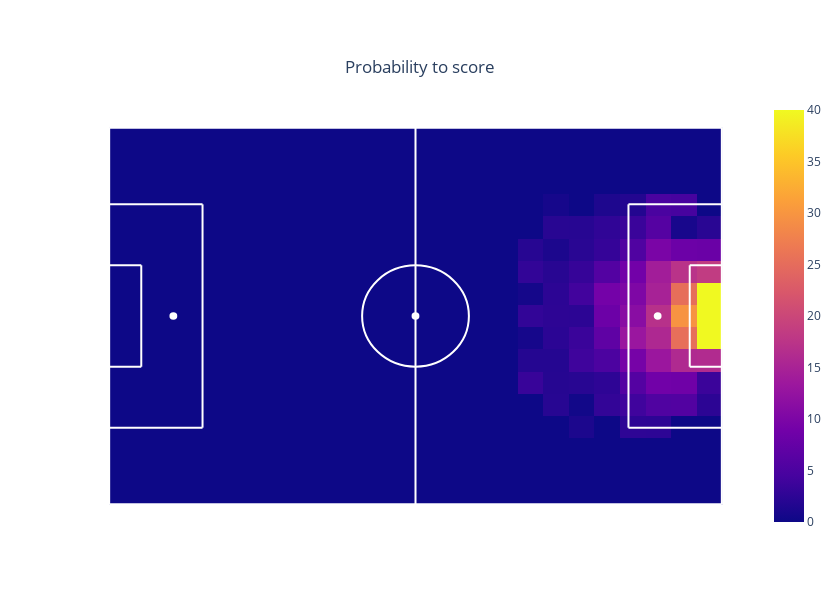

Notebook code for this chart:
### Markdown cell above
Ok, we relabeled 26 goals which is ~ every 160th goal. I guess that is something that you can indeed call an outlier (and don't forget, we only do it for the good of the model). Let's see how the probability to score looks now.

### Code cell
# compute the number of shots per grid
nb_shots, x, y, df_shots = py_help.prepare_heatmap(df_shots, "posBeforeXMeters", "posBeforeYMeters", 24, 17, return_df=True)
# get the share of shots
share_shots = nb_shots / nb_shots.sum() * 100

# get all the goals
df_goals = df_shots[df_shots["goal"] == 1].copy()

# compute the number of shots per grid
nb_goals, x, y = py_help.prepare_heatmap(df_goals, "posBeforeXMeters", "posBeforeYMeters", 24, 17)

# compute the share of goals per grid cell
goal_proba = np.divide(nb_goals, nb_shots, out=np.zeros_like(nb_goals), where=nb_shots!=0) * 100

# plot the heatmap
dict_info = {"Scoring probability (in %)": {"values": goal_proba, "display_type": ".1f"},
             "Share of shots (in %)": {"values": share_shots, "display_type": ".2f"},
             "Number of shots": {"values": nb_shots, "display_type": ".0f"},
             "Number of goals": {"values": nb_goals, "display_type": ".0f"}}
fig = py_help.create_heatmap(x, y, goal_proba, dict_info, 
                             title_name="Probability to score", 
                             colour_scale=(0,40))
fig.show()

### Figure 1 — Plotly figure (JSON) as saved in the notebook; plotly's stock layout.template omitted (floating-point values rounded to 4 significant figures; data arrays with more than 128 entries replaced by an {"elided": "..."} marker saying what was removed)
{"data": [{"hoverinfo": "text", "text": {"elided": "17x24 str values"}, "type": "heatmap", "x": [2.188, 6.562, 10.94, 15.31, 19.69, 24.06, 28.44, 32.81, 37.19, 41.56, 45.94, 50.31, 54.69, 59.06, 63.44, 67.81, 72.19, 76.56, 80.94, 85.31, 89.69, 94.06, 98.44, 102.8], "y": [66, 62, 58, 54, 50, 46, 42, 38, 34, 30, 26, 22, 18, 14, 10, 6, 2], "z": {"elided": "17x24 float values"}, "zmax": 40, "zmin": 0}], "layout": {"autosize": false, "height": 612, "plot_bgcolor": "white", "shapes": [{"line": {"color": "white", "width": 2}, "type": "line", "x0": 52.5, "x1": 52.5, "y0": 0, "y1": 68}, {"line": {"color": "white", "width": 2}, "type": "line", "x0": 0, "x1": 16, "y0": 54.16, "y1": 54.16}, {"line": {"color": "white", "width": 2}, "type": "line", "x0": 16, "x1": 16, "y0": 54.16, "y1": 13.84}, {"line": {"color": "white", "width": 2}, "type": "line", "x0": 16, "x1": 0, "y0": 13.84, "y1": 13.84}, {"line": {"color": "white", "width": 2}, "type": "line", "x0": 0, "x1": 5.5, "y0": 24.84, "y1": 24.84}, {"line": {"color": "white", "width": 2}, "type": "line", "x0": 5.5, "x1": 5.5, "y0": 24.84, "y1": 43.16}, {"line": {"color": "white", "width": 2}, "type": "line", "x0": 5.5, "x1": 0, "y0": 43.16, "y1": 43.16}, {"line": {"color": "white", "width": 2}, "type": "line", "x0": 105, "x1": 89, "y0": 54.16, "y1": 54.16}, {"line": {"color": "white", "width": 2}, "type": "line", "x0": 89, "x1": 89, "y0": 54.16, "y1": 13.84}, {"line": {"color": "white", "width": 2}, "type": "line", "x0": 89, "x1": 105, "y0": 13.84, "y1": 13.84}, {"line": {"color": "white", "width": 2}, "type": "line", "x0": 105, "x1": 99.5, "y0": 24.84, "y1": 24.84}, {"line": {"color": "white", "width": 2}, "type": "line", "x0": 99.5, "x1": 99.5, "y0": 24.84, "y1": 43.16}, {"line": {"color": "white", "width": 2}, "type": "line", "x0": 99.5, "x1": 105, "y0": 43.16, "y1": 43.16}, {"fillcolor": "white", "line": {"color": "white"}, "type": "circle", "x0": 10.5, "x1": 11.5, "xref": "x", "y0": 33.5, "y1": 34.5, "yref": "y"}, {"fillcolor": "white", "line": {"color": "white"}, "type": "circle", "x0": 93.5, "x1": 94.5, "xref": "x", "y0": 33.5, "y1": 34.5, "yref": "y"}, {"fillcolor": "white", "line": {"color": "white"}, "type": "circle", "x0": 52, "x1": 53, "xref": "x", "y0": 33.5, "y1": 34.5, "yref": "y"}, {"line": {"color": "white"}, "type": "circle", "x0": 43.35, "x1": 61.65, "xref": "x", "y0": 24.85, "y1": 43.15, "yref": "y"}, {"line": {"color": "white", "width": 2}, "type": "line", "x0": 0, "x1": 105, "y0": 0, "y1": 0}, {"line": {"color": "white", "width": 2}, "type": "line", "x0": 0, "x1": 0, "y0": 0, "y1": 68}, {"line": {"color": "white", "width": 2}, "type": "line", "x0": 0, "x1": 105, "y0": 68, "y1": 68}, {"line": {"color": "white", "width": 2}, "type": "line", "x0": 105, "x1": 105, "y0": 0, "y1": 68}, {"line": {"color": "white", "width": 2}, "type": "line", "x0": 0, "x1": -2, "y0": 30.34, "y1": 30.34}, {"line": {"color": "white", "width": 2}, "type": "line", "x0": 0, "x1": -2, "y0": 37.66, "y1": 37.66}, {"line": {"color": "white", "width": 2}, "type": "line", "x0": -2, "x1": -2, "y0": 30.34, "y1": 37.66}, {"line": {"color": "white", "width": 2}, "type": "line", "x0": 105, "x1": 107, "y0": 30.34, "y1": 30.34}, {"line": {"color": "white", "width": 2}, "type": "line", "x0": 105, "x1": 107, "y0": 37.66, "y1": 37.66}, {"line": {"color": "white", "width": 2}, "type": "line", "x0": 107, "x1": 107, "y0": 30.34, "y1": 37.66}], "title": {"text": "Probability to score", "x": 0.5, "xanchor": "center", "y": 0.9, "yanchor": "top"}, "width": 840, "xaxis": {"range": [-5, 110], "showgrid": false, "showticklabels": false, "zeroline": false}, "yaxis": {"range": [-5, 73], "showgrid": false, "showticklabels": false, "zeroline": false}}}
